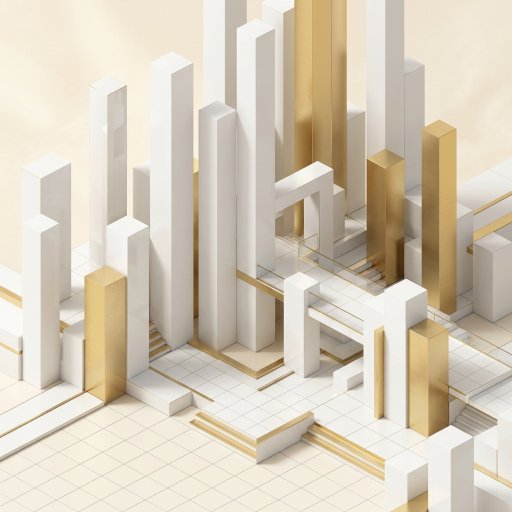
#> input picture src/assets/hero-3d-shapes.jpg, 1024 x 1024 px (shown at 1/2 size)
$ python convert_brown.py src/assets/hero-3d-shapes.jpg src/assets/hero-image.jpg
#> lines starting #> are read from the running program, lines starting #| are printed output that depends on the picture
from PIL import Image
import sys

def convert_to_brown_combo(input_path, output_path):
#> called with input_path = 'src/assets/hero-3d-shapes.jpg', output_path = 'src/assets/hero-image.jpg'
    img = Image.open(input_path).convert("RGBA")
    datas = img.getdata()

    new_data = []

    # Dark brown
    r1, g1, b1 = 101, 67, 33
    # Light brown / gold
    r2, g2, b2 = 217, 165, 46

    for item in datas:
        r, g, b, a = item
        lum = (r * 0.299 + g * 0.587 + b * 0.114)

        # Calculate alpha
        alpha = int((lum - 20) * 3.0)
        if alpha < 0: alpha = 0
        if alpha > 255: alpha = 255

        if alpha == 0:
            new_data.append((255, 255, 255, 0))
        else:
            # t goes from 0.0 to 1.0 based on brightness
            t = min(max((lum - 30) / 150.0, 0.0), 1.0)

            out_r = int(r1 * (1 - t) + r2 * t)
            out_g = int(g1 * (1 - t) + g2 * t)
            out_b = int(b1 * (1 - t) + b2 * t)

            new_data.append((out_r, out_g, out_b, alpha))
#> this loop made 1048576 passes
#> (item, r, g, b, lum) on passes 1 to 12: ((246, 239, 221, 255), 246, 239, 221, 239), ((245, 238, 220, 255), 245, 238, 220, 238), ((246, 240, 224, 255), 246, 240, 224, 240), ((244, 239, 220, 255), 244, 239, 220, 238.3), ((245, 240, 221, 255), 245, 240, 221, 239.3), ((246, 241, 221, 255), 246, 241, 221, 240.2), ((242, 239, 222, 255), 242, 239, 222, 238), ((243, 240, 223, 255), 243, 240, 223, 239), ((245, 239, 225, 255), 245, 239, 225, 239.2), ((245, 239, 223, 255), 245, 239, 223, 239), ((246, 239, 223, 255), 246, 239, 223, 239.3), ((246, 239, 221, 255), 246, 239, 221, 239)
#> (r, g, b, lum) on passes 61 to 64: (242, 235, 217, 235), (243, 236, 218, 236), (245, 236, 219, 236.8), (243, 234, 217, 234.8)

    img.putdata(new_data)
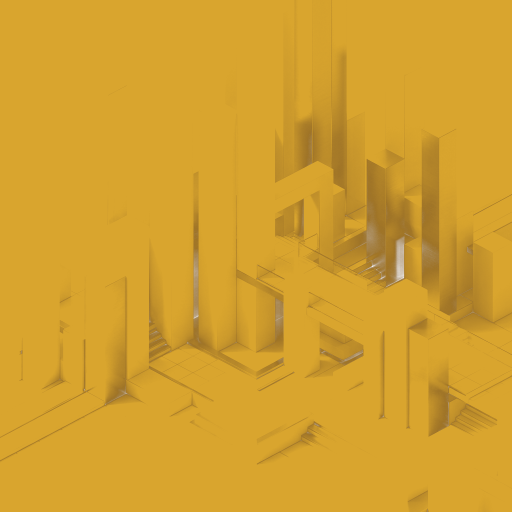
#> img: PIL image 1024x1024 RGBA (shown at 1/2 size); mean R, G, B, A 211.2, 160, 45.2, 254.3; transparent parts drawn white

    bbox = img.getbbox()
    if bbox:
        img = img.crop(bbox)

    img.save(output_path, "PNG")

if __name__ == "__main__":
    convert_to_brown_combo(sys.argv[1], sys.argv[2])
